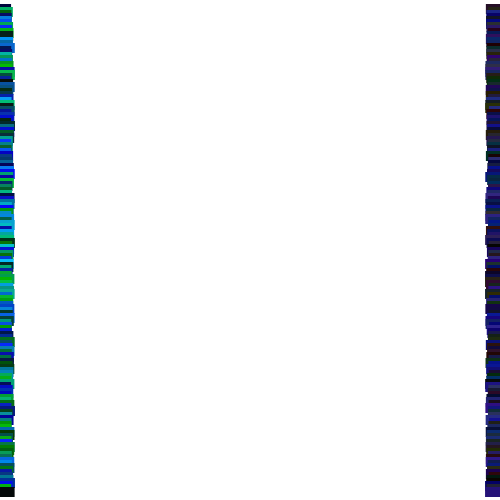
Frame 1 (no input)
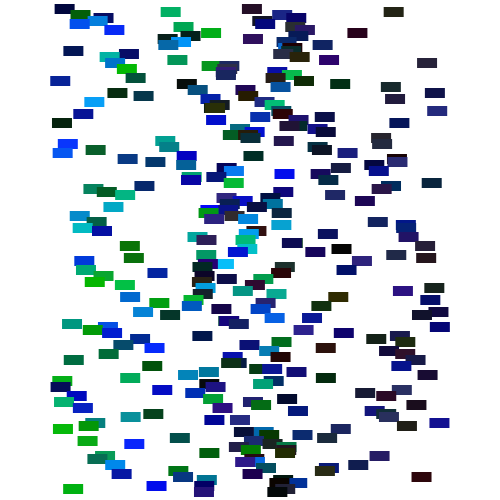
Frame 60 (the mouse pressed at the canvas centre just before this capture)
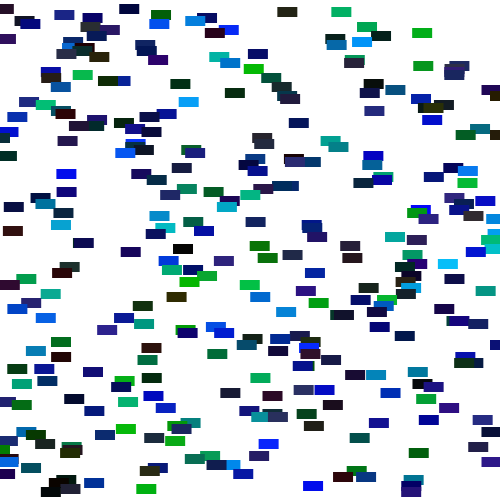
Frame 120 (the mouse held since frame 60 and released just before this capture)

The Processing sketch that drew these frames (run headless with seeded random() and noise(); from frame 60 on, the mouse is pressed at the canvas centre):

// Processing sketch: processing_119170
// ── processing_119170.pde

// total number of cars
int numCar = 165;                 
Car[] cars = new Car[numCar];
Car[] cars2 = new Car[numCar];
 
void setup() {
 size(500,500);
 
// set random colors, speeds
// all cars start at x0 and are 3px apart in y
 for(int i = 0; i <cars.length; i++){
   cars[i] = new Car(color((random(0,10)),(random(0,200)),(random(0,255))),0,i*3,(random(1,5)));
   cars2[i] = new Car(color((random(0,50)),(random(0,50)),(random(0,150))),width,i*3,(random(1,5)));
 }
}
 
void draw() {
 background(255);
// i = 1 so that the first car doesn't fall off the top of the window
 for(int i = 3; i <cars.length; i++){
   cars[i].move();
   cars[i].display();
   cars2[i].move2();
   cars2[i].display();  
 }
}
 
class Car {
 color c;
 float xpos;
 float ypos;
 float xspeed;
 
 Car(color tempC, float tempXpos, float tempYpos, float tempXspeed) {
   c = tempC;
   xpos = tempXpos;
   ypos = tempYpos;
   xspeed = tempXspeed;
 }
 
 void display() {
   stroke(0,0,0,0);
   fill(c);
   rectMode(CENTER);
   rect(xpos,ypos,20,10);
 }
 
 void move() {
   xpos = xpos + xspeed;
   if (xpos > width) {
     xpos = 0;
   }
 }
 void move2() {
   xpos = xpos - xspeed;
   if (xpos < 0) {
     xpos = width;
   }
 }
}
